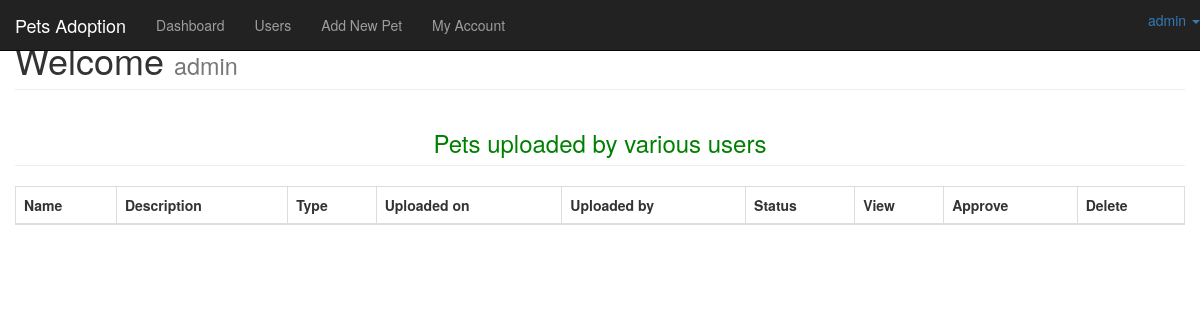
/dashboard/ (signed in), run on an earlier commit of the app's database.
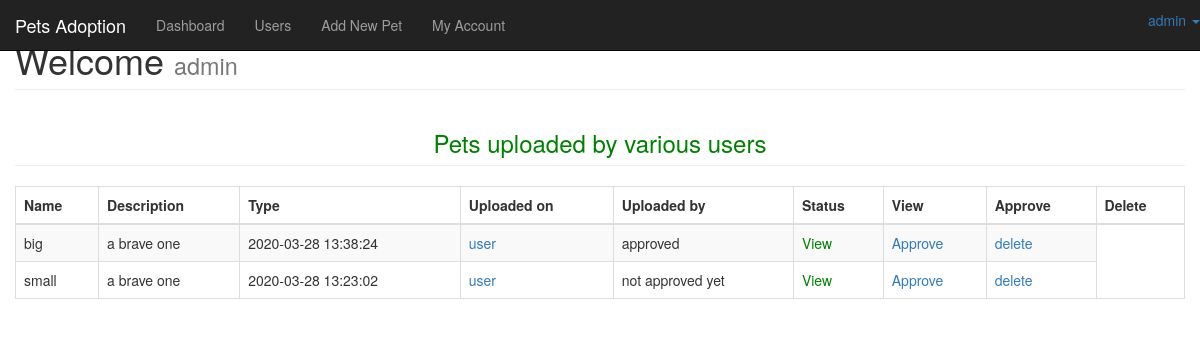
And on a later commit of the database.
### tables this page shows
CREATE TABLE `uploads` (
  `ID` int(11) NOT NULL,
  `file_name` varchar(225) NOT NULL,
  `file_description` text NOT NULL,
  `file_uploader` varchar(225) NOT NULL,
  `file_uploaded_on` timestamp NOT NULL DEFAULT CURRENT_TIMESTAMP ON UPDATE CURRENT_TIMESTAMP,
  `file_uploaded_to` varchar(225) NOT NULL,
  `file` varchar(225) NOT NULL,
  `status` varchar(225) NOT NULL DEFAULT 'not approved yet'
);

### dashboard/index.php (the view, shortened to what this page needs)
<?php include('includes/adminheader.php');  ?>
 <div id="wrapper">
       <?php include 'includes/adminnav.php';?>
        <div id="page-wrapper">
            <div class="container-fluid">
                <div class="row">
                    <div class="col-lg-12">
                        <h1 class="page-header">
                            Welcome
                            <small><?php echo $_SESSION['name']; ?></small>
                        </h1>
<?php if($_SESSION['role'] == 'admin') {
?>
<h3 class="page-header">
                            <center> <marquee width = 70% ><font color="green" > Pets uploaded by various users</font></marquee></center>
                        </h3>
<div class="row">
<div class="col-lg-12">
        <div class="table-responsive">
<form action="" method="post">
            <table class="table table-bordered table-striped table-hover">
            <thead>
                    <tr>
                        <th>Name</th>
                        <th>Description</th>
                        <th>Type </th>
                        <th>Uploaded on</th>
                        <th>Uploaded by </th>
                        <th>Status</th>
                        <th>View</th>
                        <th>Approve</th>
                        <th>Delete</th>
                    </tr>
                </thead>
                <tbody>
                 <?php
$query = "SELECT * FROM uploads ORDER BY file_uploaded_on DESC";
$run_query = mysqli_query($conn, $query) or die(mysqli_error($conn));
if (mysqli_num_rows($run_query) > 0) {
while ($row = mysqli_fetch_array($run_query)) {
    $ID = $row['ID'];
    $file_name = $row['file_name'];
    $file_description = $row['file_description'];
    $file_date = $row['file_uploaded_on'];
    $file_uploader = $row['file_uploader'];
    $file_status = $row['status'];
    $file = $row['file'];
    echo "<tr>";
    echo "<td>$file_name</td>";
    echo "<td>$file_description</td>";
    echo "<td>$file_date</td>";
    echo "<td><a href='viewprofile.php?name=$file_uploader' target='_blank'> $file_uploader </a></td>";
    echo "<td>$file_status</td>";
    echo "<td><a href='allfiles/$file' target='_blank' style='color:green'>View </a></td>";
    echo "<td><a onClick=\"javascript: return confirm('Are you sure you want to approve this pet?')\"href='?approve=$ID'><i class='fa fa-times' style='color: red;'></i>Approve</a></td>";
    echo "<td><a onClick=\"javascript: return confirm('Are you sure you want to delete this post?')\" href='?del=$ID'><i class='fa fa-times' style='color: red;'></i>delete</a></td>";
    echo "</tr>";
}
}
?>
                </tbody>
            </table>
</form>
</div>
</div>
</div>
<?php }
 ?>
</body>
</html>

### dashboard/includes/adminheader.php (shortened to what this page needs)
<!DOCTYPE html>
<html lang="en">
<head>
    <link href="css/bootstrap.min.css" rel="stylesheet">
    <link href="" rel="stylesheet">
</head>
<body>

### dashboard/includes/adminnav.php (shortened to what this page needs)
 <nav class="navbar navbar-inverse navbar-fixed-top" role="navigation">
            <div class="navbar-header">
                <a class="navbar-brand" href="index.php">Pets Adoption</a>
            </div>
            <ul class="nav navbar-right top-nav">
                <li class="dropdown">
                    <a href="#" class="dropdown-toggle" data-toggle="dropdown"><i class="fa fa-user"></i> <?php echo $_SESSION['name']; ?> <b class="caret"></b></a>
                </li>
            </ul>
<div class="collapse navbar-collapse navbar-ex1-collapse">
                <ul class="nav navbar-nav side-nav">
                    <li>
                        <a href="index.php" class="active"><i class="fa fa-fw fa-dashboard"></i> Dashboard</a>
                    </li>
                <?php if($_SESSION['role'] == 'admin') {
                    ?>
                   <li>
                         <a href="javascript:;" data-toggle="collapse" data-target="#user"><i class="fa fa-fw fa-users"></i> Users <i class="fa fa-fw fa-caret-down"></i></a>
                    </li>
                    <li>
                         <a href="./newpet.php" data-toggle="collapse" data-target="#user"><i class="fa fa-fw fa-users"></i> Add New Pet <i class="fa fa-fw fa-caret-down"></i></a>
                    </li>
                    <li>
                        <a href="javascript:;" class="dropdown-toggle" data-toggle="collapse" data-target="#posts"><i class="fa fa-fw fa-file-text"></i> My Account <i class="fa fa-fw fa-caret-down"></i></a>
                        </li>
<?php } ?>
                </ul>
            </div>
        </nav>

What changed in the data, as far as the page shows it:
added uploads: file_name "big", file_description "a brave one", file_uploaded_on "2020-03-28 13:38:24", file_uploader "user", status "approved"
added uploads: file_name "small", file_description "a brave one", file_uploaded_on "2020-03-28 13:23:02", file_uploader "user", status "not approved yet"
